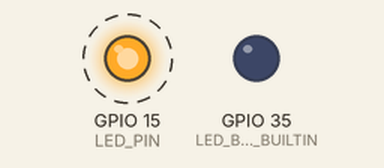
A sketch run on a simulated ESP32. Parts: output pins drawn as LEDs (lit = HIGH). Dashed ring = blinking. WiFi joins after 1.5 s; servers stay silent unless stated; what the sketch prints to the serial monitor is not drawn.

Above: at 1.7 s.
Timing chart, 0 to 4.5 s (numbered marks = the images above):
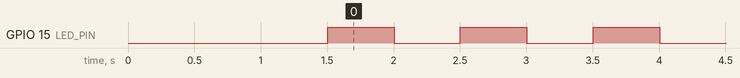

Measured:
- by itself, GPIO 15 (LED_PIN): alternates HIGH for 0.50 s and LOW for 0.50 s

The sketch:

Esempio_DecapsulatorOTA.ino
```cpp
#include <WiFi.h>
#include <ESPmDNS.h>
#include <WiFiUdp.h>
#include <ArduinoOTA.h>

//u-blox NORA-W10 series per la scheda


#define LED_BLUE_BUILTIN 35
#define LED_PIN 15
#define DELAY 500

uint32_t timeDelay;
bool toggleLed;


const char* ssid = "*****";
const char* password = "*****";

void setup() {
  Serial.begin(115200);
  Serial.println("Booting");

  pinMode(LED_PIN, OUTPUT);
  pinMode(LED_BLUE_BUILTIN, OUTPUT);

  WiFi.mode(WIFI_STA);
  WiFi.begin(ssid, password);
  while (WiFi.waitForConnectResult() != WL_CONNECTED) {
    Serial.println("Connection Failed! Rebooting...");
    delay(5000);
    ESP.restart();
  }

  // Port defaults to 3232
  // ArduinoOTA.setPort(3232);

  // Hostname defaults to esp3232-[MAC]
  // ArduinoOTA.setHostname("myesp32");

  // No authentication by default
  // ArduinoOTA.setPassword("admin");

  // Password can be set with it's md5 value as well
  // MD5(admin) = 21232f297a57a5a743894a0e4a801fc3
  // ArduinoOTA.setPasswordHash("21232f297a57a5a743894a0e4a801fc3");

  ArduinoOTA
    .onStart([]() {
      String type;
      if (ArduinoOTA.getCommand() == U_FLASH)
        type = "sketch";
      else // U_SPIFFS
        type = "filesystem";

      // NOTE: if updating SPIFFS this would be the place to unmount SPIFFS using SPIFFS.end()
      Serial.println("Start updating " + type);
    })
    .onEnd([]() {
      Serial.println("\nEnd");
    })
    .onProgress([](unsigned int progress, unsigned int total) {
      Serial.printf("Progress: %u%%\r", (progress / (total / 100)));
    })
    .onError([](ota_error_t error) {
      Serial.printf("Error[%u]: ", error);
      if (error == OTA_AUTH_ERROR) Serial.println("Auth Failed");
      else if (error == OTA_BEGIN_ERROR) Serial.println("Begin Failed");
      else if (error == OTA_CONNECT_ERROR) Serial.println("Connect Failed");
      else if (error == OTA_RECEIVE_ERROR) Serial.println("Receive Failed");
      else if (error == OTA_END_ERROR) Serial.println("End Failed");
    });

  ArduinoOTA.begin();

  Serial.println("Ready");
  Serial.print("IP address: ");
  Serial.println(WiFi.localIP());
}

void loop()
{
  ArduinoOTA.handle();
  if(millis() - timeDelay >= DELAY)
  {
    timeDelay = millis();
    toggleLed ^= 1;
    //digitalWrite(LED_BLUE_BUILTIN, !toggleLed);
    digitalWrite(LED_PIN, toggleLed);
  }

}
```
